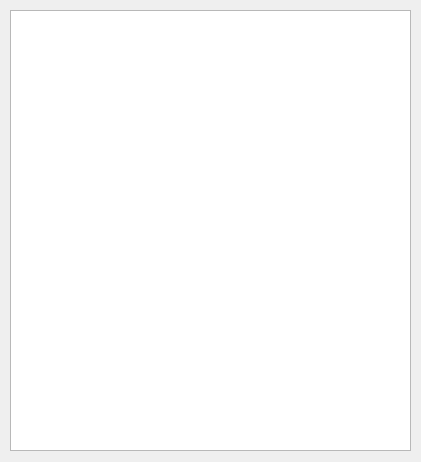
<?xml version="1.0" encoding="UTF-8"?>
<ui version="4.0">
 <class>Output</class>
 <widget class="QWidget" name="Output">
  <property name="geometry">
   <rect>
    <x>0</x>
    <y>0</y>
    <width>421</width>
    <height>462</height>
   </rect>
  </property>
  <property name="windowTitle">
   <string>输出</string>
  </property>
  <widget class="QTextEdit" name="te_output">
   <property name="geometry">
    <rect>
     <x>10</x>
     <y>10</y>
     <width>401</width>
     <height>441</height>
    </rect>
   </property>
   <property name="readOnly">
    <bool>true</bool>
   </property>
  </widget>
 </widget>
 <resources/>
 <connections/>
</ui>
